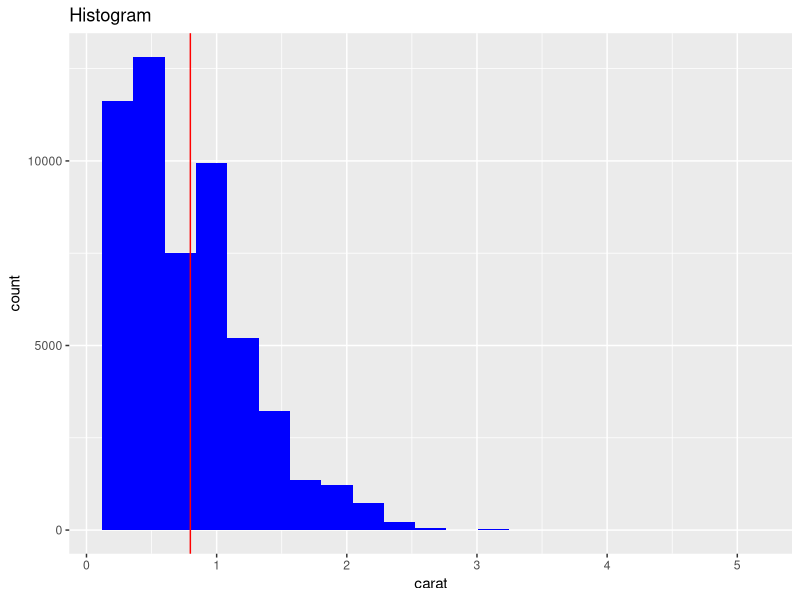
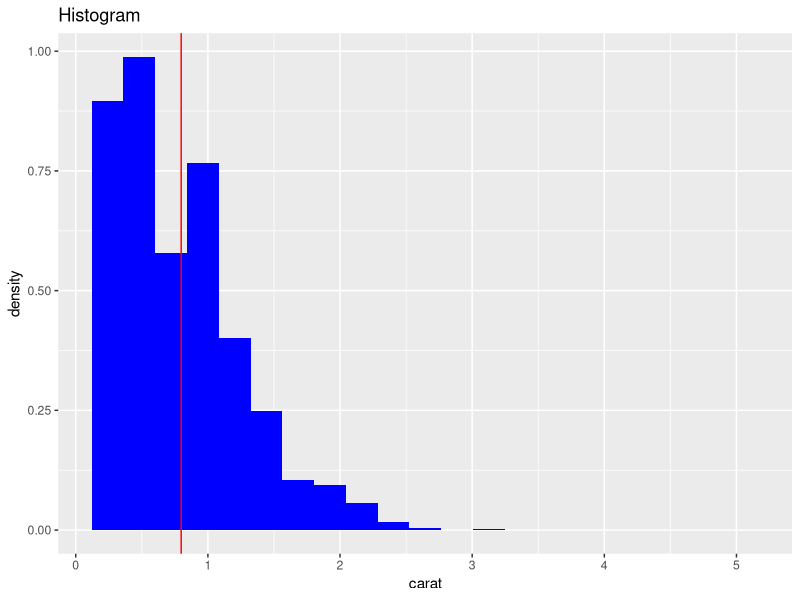
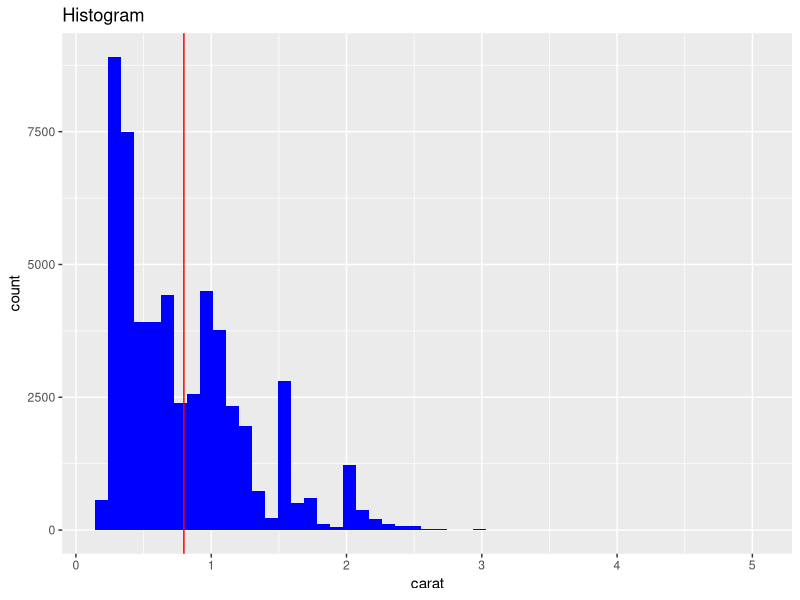
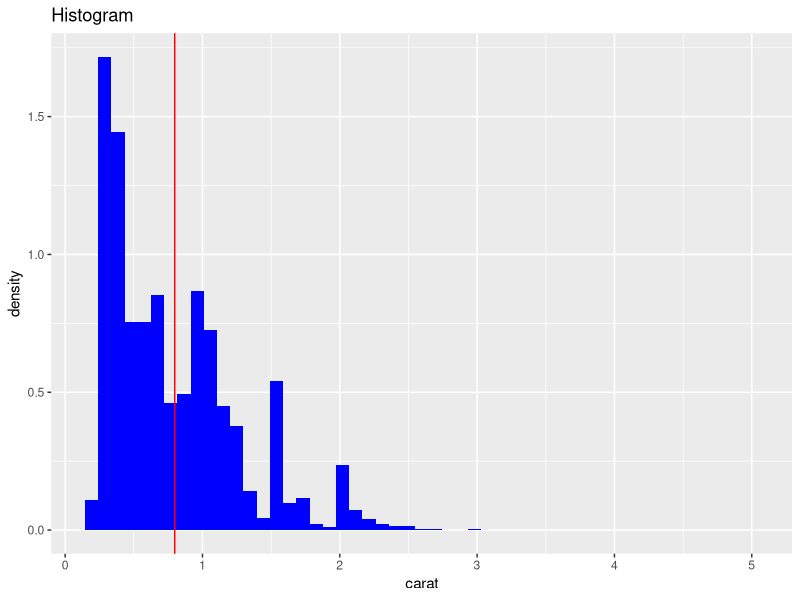
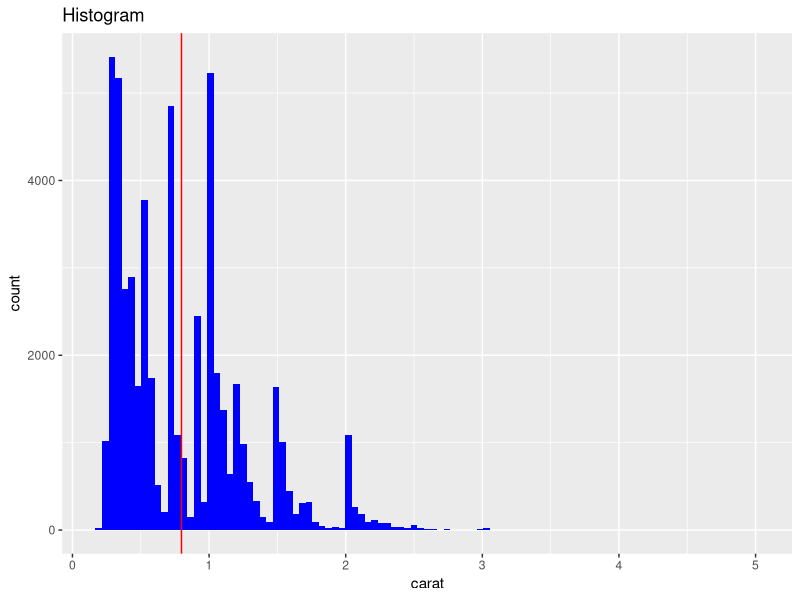
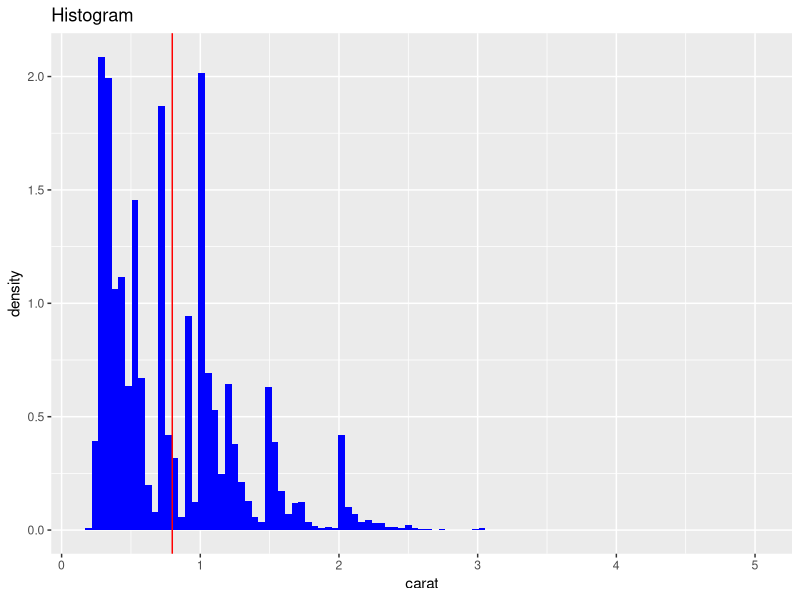
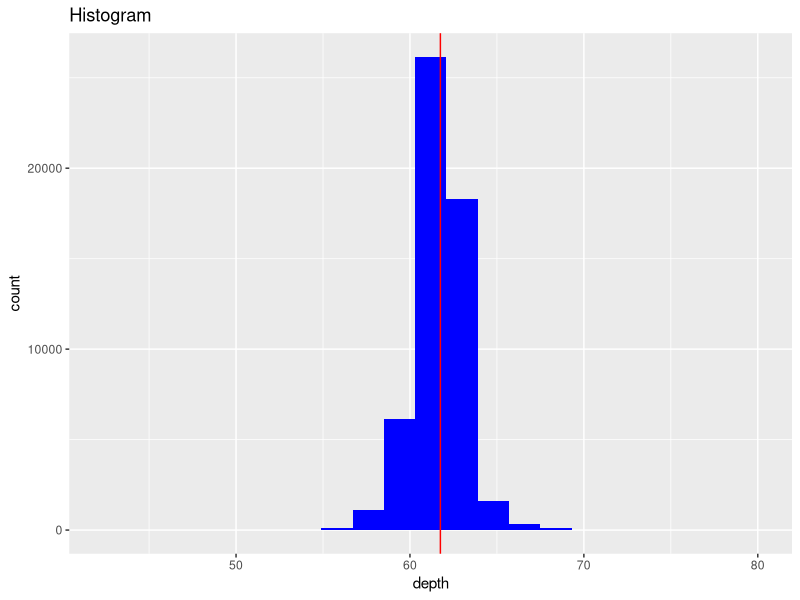
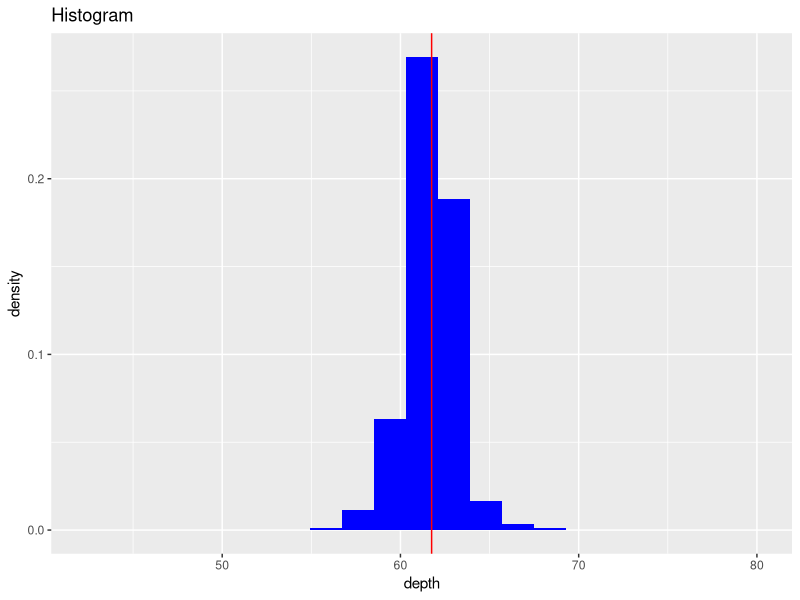

Source code (R) for these figures, in order:
## ---- chunk 1
explore <- function(Input_Frame, binsizesVector, CorrThreshold)
{
  # please note that the diamonds data frame is a built-in data set in R. 
  #var_numeric <- dataframe[which(lapply(dataframe, is.numeric) == TRUE)]

  #var_numeric = Input_Frame[sapply(Input_Frame, is.numeric)]
  #var_factor = Input_Frame[sapply(Input_Frame, is.factor)]
  #var_logical = Input_Frame[sapply(Input_Frame, is.logical)]
  InputFrame = data.frame(Input_Frame)
  var_numeric <- InputFrame[which(lapply(InputFrame, is.numeric) == TRUE)]
  var_factor <- InputFrame[which(lapply(InputFrame, is.factor) == TRUE)]
  var_logical <- InputFrame[which(lapply(InputFrame, is.logical) == TRUE)]

#lapply has the dataframe and if it is numeric or not. 
#Which just takes those columns that meet the criteria of being numeric. It gives the indices of the true values. That is, the values in diamonds where is.numeric == TRUE.
#We are creating a logical value since that is what we have done here. 
#For everyone of the columns in there, please return the column numbers. 
#We index diamonds with those column numbers. 
#We have a data frame that only has numerical columns. 
# int is a type of numeric..?

  NumNumericColumns <- length(var_numeric)  #please note that this tells us the # of numeric columns in the original data frame. 

  #class(var_numeric) #[1] "data.frame"
#YAY!  Please note that this data frame, var_numeric (that has all the numeric columns of the original data frame) will help us use the ggplot plotting function since it is in the form of a data frame! YAY! :)
 # head(var_numeric) #please view just the first 6 rows. 


 #HERE, WE PLEASE TRY TO GET THE RED LINE VERTICALLY AT THE MEAN. 
#idea so far for plotting histograms...need to find means though...

  NumMeanVector <- vector()
#vector of the means.
  COLIndex = 1  # Please initialize this
  for (COLIndex in 1:NumNumericColumns)
    {
    meanValue = mean(var_numeric[[COLIndex]])
    NumMeanVector <- c(NumMeanVector, meanValue)
    }

  NumMeanVector #[1]    0.7979397   61.7494049   57.4571839 3932.7997219    5.7311572    5.7345260  [7]    3.5387338

#binsizesVector <- c(0.2, 0.3)
  NumOfDiffBinSizes = length(binsizesVector)
  columnIndex = 1
  for (columnIndex in 1:NumNumericColumns)
    {
   # binIndex = 1
    for (binIndex in 1:NumOfDiffBinSizes)
      {
        binwidthVar <- (max(var_numeric[columnIndex]) - min(var_numeric[columnIndex]))/(binsizesVector[binIndex])
        hist_var_NEW <- ggplot(var_numeric[columnIndex], aes(x=var_numeric[[columnIndex]]), environment = environment()) #please note that here, aes is aesthetic. 
      hist_var_NEW <- hist_var_NEW + geom_histogram(fill = I("blue"), binwidth = binwidthVar)   + labs(x = colnames(var_numeric[columnIndex]), title= "Histogram") + geom_vline(xintercept = NumMeanVector[columnIndex], colour='red') 
  print(c("Please note that the mean of the variable", colnames(var_numeric[columnIndex]), "is: ",  NumMeanVector[columnIndex]))
  print(hist_var_NEW) 
  print(hist_var_NEW + aes(y =..density..) + labs(y = "density"))
       }
    }
#view

#LogicalAndFactorColumnsDF = cbind(var_factor, var_logical) #since we have been extracting various columns from the new diamonds data frame, we can just combine the factor columns results with the logical columns results by binding (Attaching) the columns together using cbind...that is column bind. 


#NumOfLogAndFacColumns = length(LogicalAndFactorColumnsDF)

#for (colIndex in 1:NumOfLogAndFacColumns){
#ggplot returns structure with data and layers
#  cut_bargraph_LOGFAC<- ggplot(LogicalAndFactorColumnsDF, aes(x=LogicalAndFactorColumnsDF[[colIndex]]), environment = environment()) #please note that here, aes is aesthetic. 
#  cut_bargraph_LOGFAC <- cut_bargraph_LOGFAC + geom_bar(fill = "gray", colour = "red") + labs(x = names(LogicalAndFactorColumnsDF)[[colIndex]]) #please note that when we add geom_bar, we are adding an additional layer to the data we are looking at.  That is, we are mentioning that we are seeing the counts of the cut data. 
#  print(cut_bargraph_LOGFAC)  # even works with a factor variable too! :)
#}


corr_num <- cor(var_numeric, method="pearson")  #we can do this for all of the numeric variables and then see the corresponding structure.
corr_num #please note that this gives us a correlation matrix, finding the correlation between 2 variables, etc.

#please note that the main diagonal of this correlation matrix is our correlation of the variable with itself, which ought to be 1.  

#Realize we only need to deal with the upper right triangle of
#the correlation matrix

#Set up a threshold and null vectors before entering loop
#CorrThreshold <- 0.25  
R_square <- NULL
Rsq_names <- NULL
corr_list <- NULL
corr_names <- NULL
pairs <- rep("names", 7)
values <- rep(0.0, 7)

#Get the length of the one dimension of the square matrix
len <- length(corr_num[1,])
len

#Only loop through the upper right triangle
for (i in (1:(len-1))) {
  for (j in ((i+1):len)) {
    #Form the name pair and add to the named pair vector
    pair_name <- paste(names(corr_num[,1])[[i]],names(corr_num[1,])[[j]],sep="-")
    Rsq_names <- c(Rsq_names, pair_name)
    
    #Add the r_square value to the value vector
    R_square <- c(R_square, corr_num[i,j]^2)  
  }
}

#Realize we only need to deal with the upper right triangle of
#the correlation matrix

#Set up a threshold and null vectors before entering loop


#Get the length of the one dimension of the square matrix
len <- length(corr_num[1,])

#Only loop through the upper right triangle
for (i in (1:(len-1))) {
  for (j in ((i+1):len)) {
    #Form the name pair and add to the named pair vector
    pair_name <- paste(names(corr_num[,1])[[i]],names(corr_num[1,])[[j]],sep="-")
 
    #if the threshold is exceeded, add the name and value to the
    #respective correlation vectors
    #Please now restrict only those correlations that are greater than a certain threshold. 
    if (abs(corr_num[i,j]) > CorrThreshold) { #abs is for absolute value
      corr_names <- c(corr_names, pair_name)
      corr_list <- c(corr_list, corr_num[i,j]) 
    }
  }
  
}


#in this situation, please note that there are 7 total columns, yielded by len. 
#Thus, we have: 
# i = 1  --> j = 2: 7
# i = 2 --> j = 3: 7
# i = 3 --> j = 4: 7
# i = 4 --> j = 5: 7 
# i = 5 --> j = 6:7
# i = 6 --> j = 7

#This is helpful because it allows us to avoid repetition and only take the correlation values that are from the unique pairs and that are meaningful, and here those tend to be in the upper right parts of the matrix. 


#create the dataframes and label the columns

corr_df <- data.frame(cbind(corr_names, corr_list))
names(corr_df)[1] <- "Pair"
names(corr_df)[2] <- "Correlation Value"




#in this situation, please note that there are 7 total columns, yielded by len. 
#Thus, we have: 
# i = 1  --> j = 2: 7
# i = 2 --> j = 3: 7
# i = 3 --> j = 4: 7
# i = 4 --> j = 5: 7 
# i = 5 --> j = 6:7
# i = 6 --> j = 7

#This is helpful because it allows us to avoid repetition and only take the correlation values that are from the unique pairs and that are meaningful, and here those tend to be in the upper right parts of the matrix. 
#View(outlist$vs)
#R_square <- NULL
#Rsq_names <- NULL


#create the dataframes and label the columns
Rsq_dataframe <- data.frame(cbind(Rsq_names, R_square))  #binding the columns. 
names(Rsq_dataframe)[1] <- "Pair"  #1st column name
names(Rsq_dataframe)[2] <- "R-Square Value" #2nd column name

#Output:  (Please see below)
#Rsq_dataframe   #Please note that this will give us the R-Squared value for ever pair of numerical variables. 

#print(summary(var_numeric))

#Please note that we will create a summary statistics table for each numerical variable. 
 

#***summary(var_numeric)

#DTSumStats <- data.table(summary(var_numeric))
#DTSumStats
#DTSumStats = table(summary(var_numeric))
#DTSumStats


#LogiAndFacColsDF = cbind(var_logical, var_factor) #since we have been extracting various columns from the new diamonds data frame, we can just combine the factor columns results with the logical columns results by binding (Attaching) the columns together using cbind...that is column bind. 
#***head(LogiAndFacColsDF)



colnamesLogiFactors <- vector()  #please note that we are creating an empty vector here

#NumOfLogiAndFacCols = length(LogiAndFacColsDF)

#for (colnamesIndex in 1:NumOfLogiAndFacCols){
#  colnamesLogiFactors = c(colnamesLogiFactors, #colnames(LogiAndFacColsDF[colnamesIndex]))
#}
#colnamesLogiFactors
#colnamesLogiFactors[1] #cut, the first element here...


#NumOfLogicalColumns = length(new_logicalCols)
#NumOfFactorColumns = length(new_factorCols)

#NumOfLogicalColumns #1 here
#NumOfFactorColumns #3 here
#columnsIndex = 1
FreqList <- NULL
print("Please note below is an expanded set of Frequency tables for the qualitative variables.  After this, please note that there will be a condensed Frequency Table of the counts for all the qualitative variables in the data frame. Thank you!")
#for (ColumnsIndex in 1:NumOfLogiAndFacCols){ #here, we are going to have as many printouts as there are logical and factor columns.  That is, there is exactly 1 printout for each factor variable and 1 printout for each logical variable.  
#  print("       ")
#  print("**************************************************************************")
#  print("Below, please note the Frequency Table below for this qualitative variable:")
#  print(colnamesLogiFactors[ColumnsIndex])
#  FrequencyTable = table(LogiAndFacColsDF[,ColumnsIndex])
#  FreqList <- c(FreqList, FrequencyTable)
#  print(FreqList)
  #print(FrequencyTable)
  #print(table(LogiAndFacColsDF[,ColumnsIndex]))  #please note that the table function allows us to plot the frequency tables. 
#  print("**************************************************************************") #these stars just help us distinguish between the different variables as their respective outputs are printed out.  These are just dividers
#  print("       ")
#}

#****print(Rsq_dataframe)
#****print(corr_df)

#tmp <- do.call(var_numeric, list(summary(var_numeric)))
#tmp
#return(Return_List) #push it out of the function environmnet to the global environment.  return them out of the function and then store them in our global variable, outlist. In global environment

KeyList <- list(FreqList, summary(var_numeric), Rsq_dataframe,corr_df)
return(KeyList)

print(KeyList)

}
## ---- chunk 2
#CONVERT VAR TO STRING AND THEN CONCATENATE IT PLEASE TO GET THE TITLE. 
#table(LogicalAndFactorColumnsNewDiamondsDF[,columnsIndex])
require(ggplot2)
data(diamonds)
data(mtcars)
explore(diamonds, c(20, 50, 100), 0.25)
#explore(diamonds, c(20, 50, 100), 0.5)
explore(mtcars, c(20, 50, 100), 0.25)

